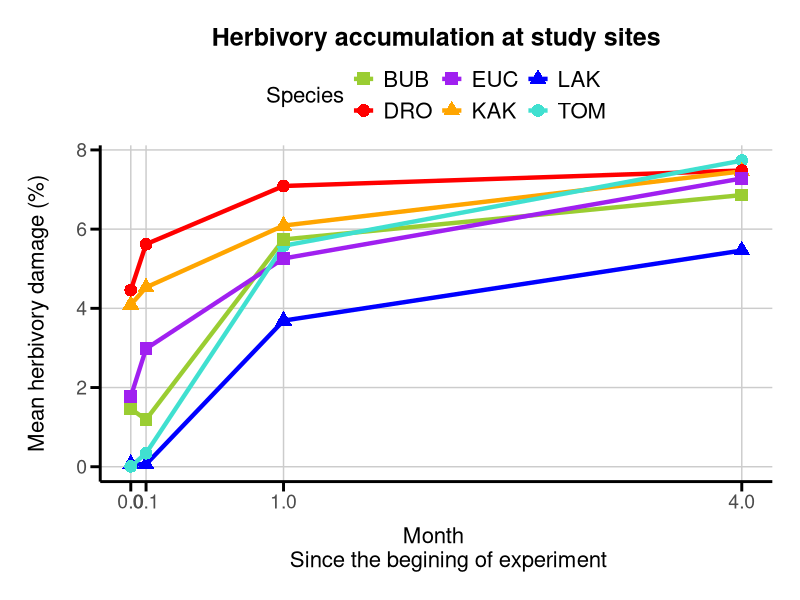

R code for this plot:
#----------------------------------------------------------#
#
#         HerbAcum - BABE herbivory control trees
#
#               Katerina Sam  25Apr2025
#
#         Just graphical accumulation of herbivory
#
#----------------------------------------------------------#
# Generates Figure 4 in the main text

# Example of the dataset based on the provided table
herbivory_data <- data.frame(
  X_value = c(0, 0.1, 1.00, 4.00),   # The X-axis values
  LAK = c(0.07, 0.06, 3.69, 5.46),       # Data for LAK
  TOM = c(0.01, 0.34, 5.58, 7.73),       # Data for TOM
  BUB = c(1.46, 1.19, 5.74, 6.86),       # Data for BUB
  KAK = c(4.09, 4.53, 6.09, 7.46),       # Data for KAK
  DRO = c(4.46, 5.62, 7.09, 7.48),       # Data for DRO
  EUC = c(1.77, 2.98, 5.26, 7.28)        # Data for EUC
)

# Reshape the data to long format for ggplot
library(tidyr)
herbivory_data_long <- herbivory_data %>%
  pivot_longer(cols = -X_value, names_to = "Species", values_to = "Herbivory")

# Load ggplot2
library(ggplot2)

# Incorporating site-specific symbols and colors into the graph

site_symbols <- c(LAK = 17, TOM = 16, BUB = 15, KAK = 17, DRO = 16, EUC = 15)
site_colors  <- c(LAK =  "blue", TOM = "turquoise" , BUB =  "yellowgreen" , KAK = "orange", DRO = "red" , EUC =  "purple")

p1 <- ggplot(herbivory_data_long, aes(x = X_value, y = Herbivory, color = Species, group = Species)) +
  
  # Adding the lines for each species
  geom_line(size = 1.5, aes(color = Species)) +            
  
  # Adding points with the corresponding site symbols
  geom_point(aes(shape = Species, color = Species), size = 4) + 
  
  # Mapping site-specific symbols and colors
  scale_shape_manual(values = site_symbols) + 
  scale_color_manual(values = site_colors) + 
  
  # Custom X-axis breaks
  scale_x_continuous(breaks = c(0, 0.1, 1.00, 4.00)) + 
  
  # Axis labels and title
  labs(
    x = "Month 
    Since the begining of experiment", 
    y = "Mean herbivory damage (%)", 
    title = "Herbivory accumulation at study sites"
  ) +
  
  # Customized theme
  theme_minimal() +
  
  # Adjusting text sizes and margins
  theme(
    text = element_text(size = 18),
    axis.title.x = element_text(size = 16, margin = margin(t = 10)),  # Margin for x-axis title
    axis.title.y = element_text(size = 16, margin = margin(r = 20)),  # Margin for y-axis title
    axis.text = element_text(size = 14),                              # Tick labels
    legend.text = element_text(size = 16),                            # Legend text size
    legend.title = element_text(size = 16),                           # Legend title size
    plot.title = element_text(size = 18, face = "bold", hjust = 0.5), # Center title
    plot.margin = margin(20, 20, 20, 20)                              # Adjust plot margins
  ) +
  
  # Customizing axis ticks and lines
  theme(
    axis.line = element_line(size = 1, color = "black"),      # Black and bold axis lines
    axis.ticks = element_line(size = 1, color = "black"),     # Black tick marks
    axis.ticks.length = unit(0.25, "cm"),                    # Tick mark length
    panel.grid.major = element_line(color = "grey80"),        # Light grid lines
    panel.grid.minor = element_blank()                        # Remove minor grid lines
  ) +
  
  theme(legend.position = "top")  # Position legend at the top

p1
